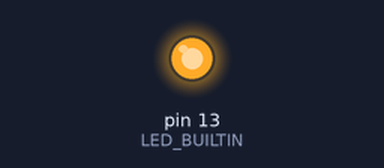
A sketch run on a simulated Arduino Uno, built with avr-gcc and run on an emulated ATmega328P. Parts: output pins drawn as LEDs (lit = HIGH).

Above: at 2.5 s.
At 5.5 s:
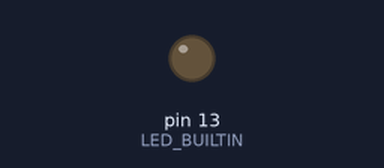
Timing chart, 0 to 8.8 s (numbered marks = the images above):
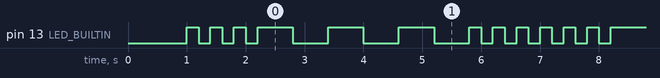

Measured:
- by itself, pin 13 (LED_BUILTIN): repeats every 6.0 s: 2 × (LOW 0.20 s, HIGH 0.20 s), LOW 0.20 s, 3 × (HIGH 0.60 s, LOW 0.60 s), 3 × (HIGH 0.20 s, LOW 0.20 s), HIGH 0.20 s
- by itself, everything shown: repeats every 6.0 s, in 18 steps

The sketch:

sos.ino
```cpp
int d = 200;
int letteraesse() {
  for (int i = 0; i < 3; i++) {
    digitalWrite(13, HIGH) ; //esse
    delay(d);
    digitalWrite(13, LOW);
    delay(d);
  }
}
int letterao() {
  for (int i = 0; i < 3; i++) {
    digitalWrite(13, HIGH) ; //esse
    delay(d * 3);
    digitalWrite(13, LOW);
    delay(d * 3);
  }
}
void setup() {
  pinMode(LED_BUILTIN, OUTPUT);
  delay(1000);
}
void loop() {
  letteraesse();
  letterao();
  letteraesse();
}
```
